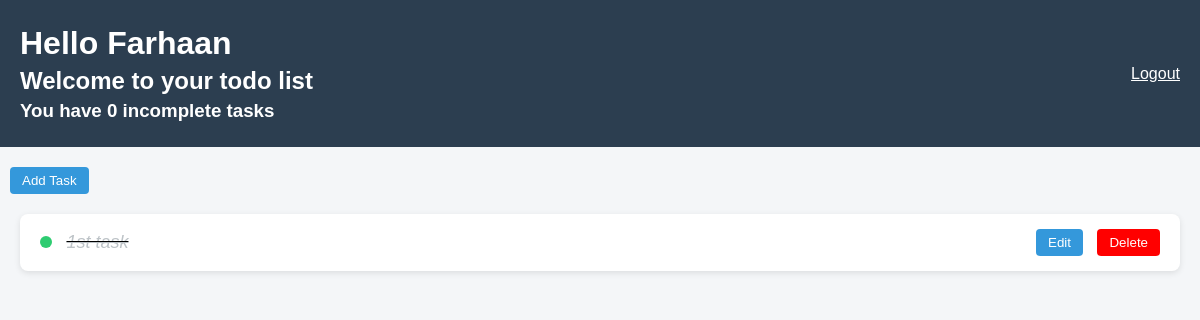
The app's page / (signed in), older data.
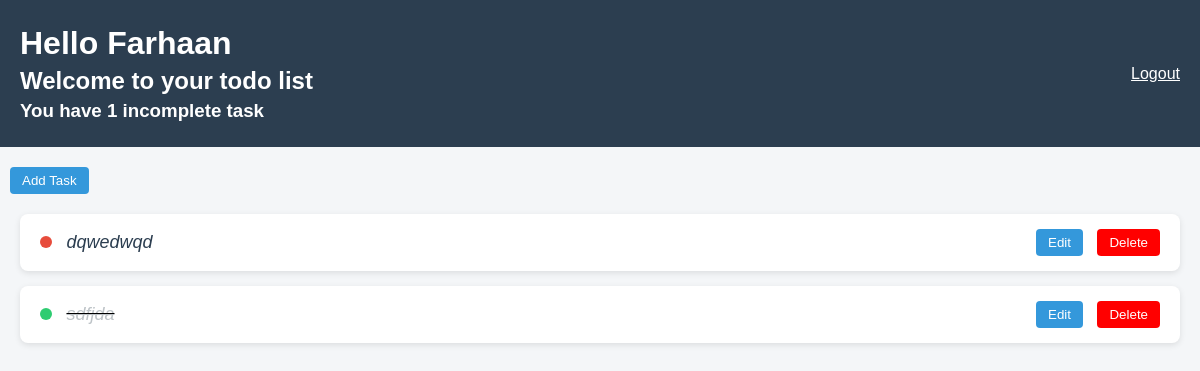
The same page, newer data.
### base/models.py (models this page shows)
class Task(models.Model):
    user = models.ForeignKey(User, on_delete=models.CASCADE , null=True, blank=True)
    title = models.CharField(max_length=200)
    description = models.TextField(null=True, blank=True)
    complete = models.BooleanField(default=False)
    create = models.DateTimeField(auto_now_add=True)
    def __str__(self):
        return self.title
    class Meta:
        ordering = ['complete']

### base/views.py (the view)
# urls.py: path('', TaskList.as_view(), name='tasks'),
class  TaskList(LoginRequiredMixin, ListView):
    model = Task
    context_object_name = 'tasks'
    def get_context_data(self, **kwargs):
        context = super().get_context_data(**kwargs)
        context['tasks'] = context['tasks'].filter(user=self.request.user)
        context['count'] = context['tasks'].filter(complete=False).count()
        search_input = self.request.GET.get('search-area') or ''
        if search_input:
            context['tasks'] = context['tasks'].filter(title__icontains=search_input)
        context['search_input'] = search_input
        return context

### base/templates/base/task_list.html (shortened to what this page needs)
{% extends 'base/main.html' %}
{% block content %}
 <div class ="header-bar">
    <div>
        <h1>Hello {{request.user|title}}</h1>
        <h2>Welcome to your todo list</h2>
    <h3>You have {{count}} incomplete task{% if count == 1 %} {% else %}s {% endif %}</h3>
    </div>
    {% if request.user.is_authenticated %}
    <a style="color:white" href="{% url 'logout' %}">Logout</a>
{% else %}
    <a href="{% url 'login' %}">Login</a>
    {% endif %}
 </div>
    <div style ="margin-top: 20px;">
        <button><a href="{% url 'task-create' %}" class="btn">Add Task</a></button>
    </div>
    <div class ="task-item-wrapper">
        {% for task in tasks %}
        <div class="task-wrapper">
            <div class="task-title">
                {% if task.complete %}
                    <div class="task-complete-icon"></div>
                    <i><s><a href="{% url 'task' task.id %}">{{ task }}</a></s></i>
                {% else %}
                    <div class="task-incomplete-icon"></div>
                    <i><a href="{% url 'task' task.id %}">{{ task }}</a></i>
                {% endif %}
            </div>
            <div>
                <button><a href="{% url 'task-update' task.id %}">Edit</a></button>
                <button style="background-color: red;"><a href="{% url 'task-delete' task.id %}">Delete</a></button>
            </div>
        </div>
        {% endfor %}
    </div>
{% endblock content %}

### base/templates/base/main.html (shortened to what this page needs)
<!DOCTYPE html>
{% load static %}
<html lang="en">
<head>
    <link rel="stylesheet" type="text/css" href="{% static 'base/css/style.css' %}">
</head>
<body >
  <div class ="container">
      {% block content %}
      {% endblock content %}
    </div>
</body>
</html>

### base/static/base/css/style.css (style rules this page uses)
body { font-family: Arial, sans-serif; background-color: #f4f6f8; margin: 0; padding: 0; }
.header-bar { background-color: #2c3e50; color: white; padding: 20px; display: flex; justify-content: space-between; align-items: center; }
.header-bar h1, .header-bar h2, .header-bar h3 { margin: 5px 0; }
.task-item-wrapper { padding: 20px; }
.task-wrapper { background-color: white; border-radius: 8px; padding: 15px 20px; margin-bottom: 15px; display: flex; justify-content: space-between; align-items: center; box-shadow: 0 2px 6px rgba(0, 0, 0, 0.1); }
.task-title a { font-size: 18px; text-decoration: none; color: #2c3e50; }
.task-title i s a { color: #bdc3c7; text-decoration: line-through; }
button { margin-left: 10px; background-color: #3498db; color: white; border: none; padding: 6px 12px; border-radius: 4px; cursor: pointer; }
button a { color: white; text-decoration: none; }
.task-complete-icon, .task-incomplete-icon { width: 12px; height: 12px; margin-right: 10px; border-radius: 50%; display: inline-block; }
.task-complete-icon { background-color: #2ecc71; }
.task-incomplete-icon { background-color: #e74c3c; }

Row changes from the older to the newer data that the page shows:
removed Task: title "1st task"
added Task: title "dqwedwqd"
added Task: title "sdfjda"
Text that changed along with them:
{{ count }}: "0" → "1"
text no longer shown: "s"
